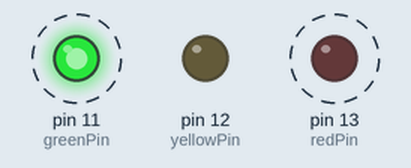
The sketch below on a simulated Arduino Uno, built with avr-gcc and run on an emulated ATmega328P. Shown: output pins drawn as LEDs (lit = HIGH). Dashed ring = blinking.

Above: at 0.5 s.
Timing chart, 0 to 5.8 s (numbered marks = the images above):
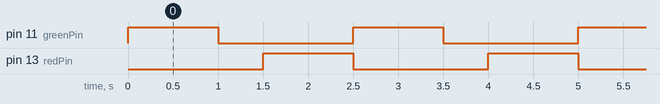

Measured:
- by itself, pin 11 (greenPin), pin 13 (redPin): alternates HIGH for 1.0 s and LOW for 1.5 s
- by itself, everything shown: repeats every 2.5 s, in 4 steps

The sketch:

Practica_2_Semaforo.ino
```cpp
// Practica 2 Semaforo

// Declaracion de Variables

byte redPin = 13;
byte yellowPin = 12;
byte greenPin = 11;

// Configuracion de Salidas

void setup(){

  pinMode(redPin, OUTPUT); // Configuracion del pin 13 como salidad
  pinMode(yellowPin, OUTPUT); // Configuracion del pin 12 como salidad
  pinMode(greenPin, OUTPUT); // Configuracion del pin 11 como salidad

}

// Programa

void loop(){

  // Green Pin

  digitalWrite(greenPin,HIGH); // Encendido de led
  delay(1000); // Retardo de 1 segundo
  digitalWrite(greenPin, LOW); // Apagado del led

  // Yellow Pin

  digitalWrite(yellowPin,HIGH); // Encendido de led
  digitalWrite(yellowPin, LOW); // Apagado del led
  delay(500); // Retardo de 0.5 segundo

  // Red Pin

  digitalWrite(redPin,HIGH); // Encendido de led
  delay(1000); // Retardo de 1 segundo
  digitalWrite(redPin, LOW); // Apagado del led

}
```
